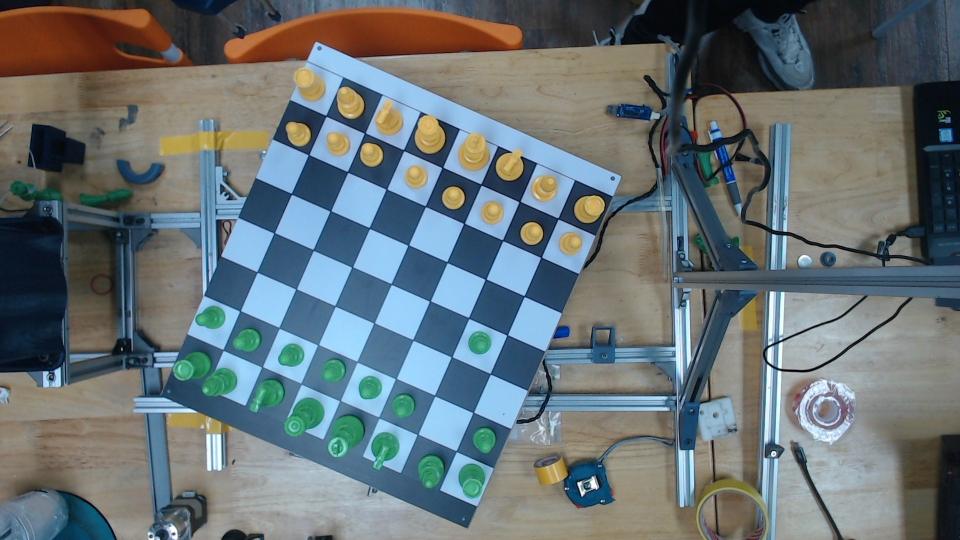
#> input picture test/1.jpg, 1920 x 1080 px (shown at 1/2 size)
$ python -i DetectionFunctions.py   (imports and definitions only)   (older library calls are emulated)
#> lines starting #> are read from the running program, lines starting #| are printed output that depends on the picture
#> further down, picture is the input picture: shape (1080, 1920, 3); mean B, G, R 117, 113.8, 103

import cv2  # For Sobel etc
import numpy as np
import matplotlib.pyplot as plt
import math
# [1 line not run here, left out]
plt.rcParams['image.cmap'] = 'jet'  # Default colormap is jet


# [313 lines left out: functions getBoardOutline, getUnwarpedPoints, getGrads, getBestLines, getMinSaddleDist, getIdentityGrid and 12 more, not called in this run]


def nonmax_sup(img, win=10):
    w, h = img.shape
#     img = cv2.blur(img, ksize=(5,5))
    img_sup = np.zeros_like(img, dtype=np.float64)
    for i, j in np.argwhere(img):
        # Get neigborhood
        ta = max(0, i-win)
        tb = min(w, i+win+1)
        tc = max(0, j-win)
        td = min(h, j+win+1)
        cell = img[ta:tb, tc:td]
        val = img[i, j]
        if cell.max() == val:
            img_sup[i, j] = val
    return img_sup


def pruneSaddle(s):
    thresh = 128
    score = (s > 0).sum()
    while (score > 10000):
        thresh = thresh*2
        s[s < thresh] = 0
        score = (s > 0).sum()


def getSaddle(gray_img):
    img = gray_img.astype(np.float64)
    gx = cv2.Sobel(img, cv2.CV_64F, 1, 0)
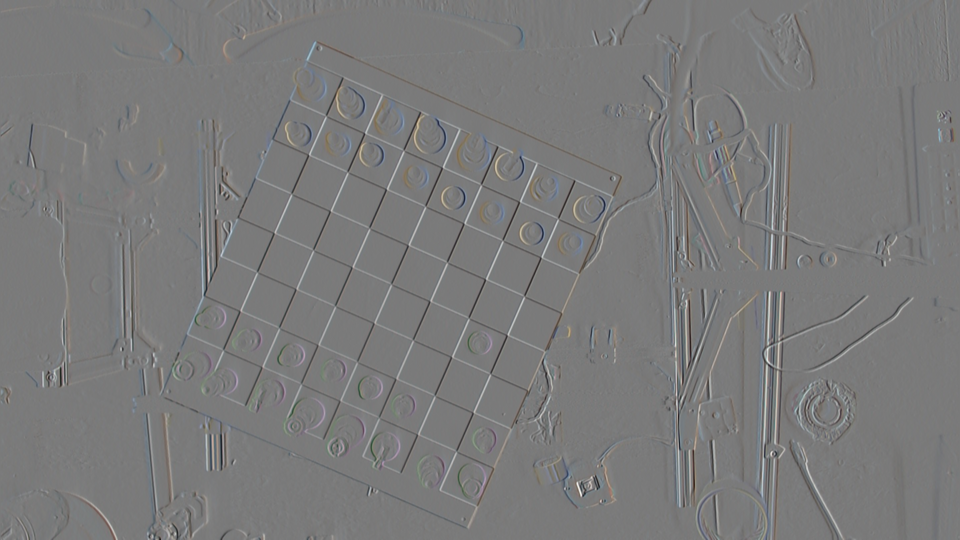
#> gx: shape (1080, 1920, 3) float64 (shown at 1/2 size); mean B, G, R 0, -0.1, -0.1; drawn with min black and max white
    gy = cv2.Sobel(img, cv2.CV_64F, 0, 1)
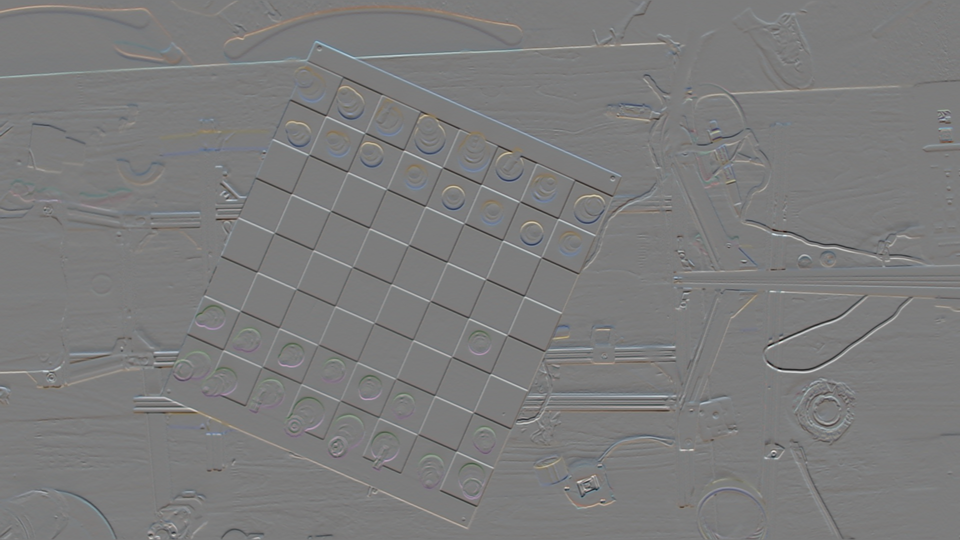
#> gy: shape (1080, 1920, 3) float64 (shown at 1/2 size); mean B, G, R 0.4, 0.5, 0.5; drawn with min black and max white
    gxx = cv2.Sobel(gx, cv2.CV_64F, 1, 0)
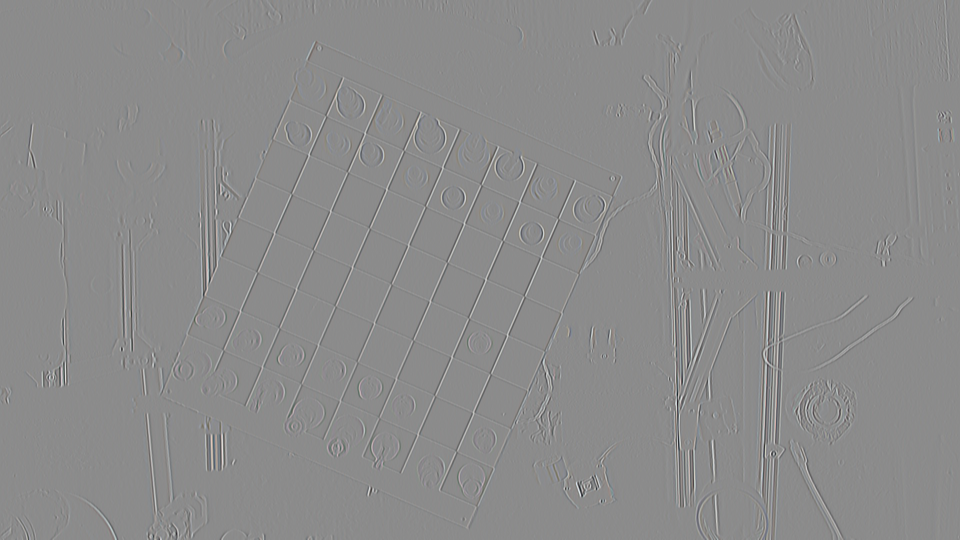
#> gxx: shape (1080, 1920, 3) float64 (shown at 1/2 size); mean B, G, R 0, 0, 0; drawn with min black and max white
    gyy = cv2.Sobel(gy, cv2.CV_64F, 0, 1)
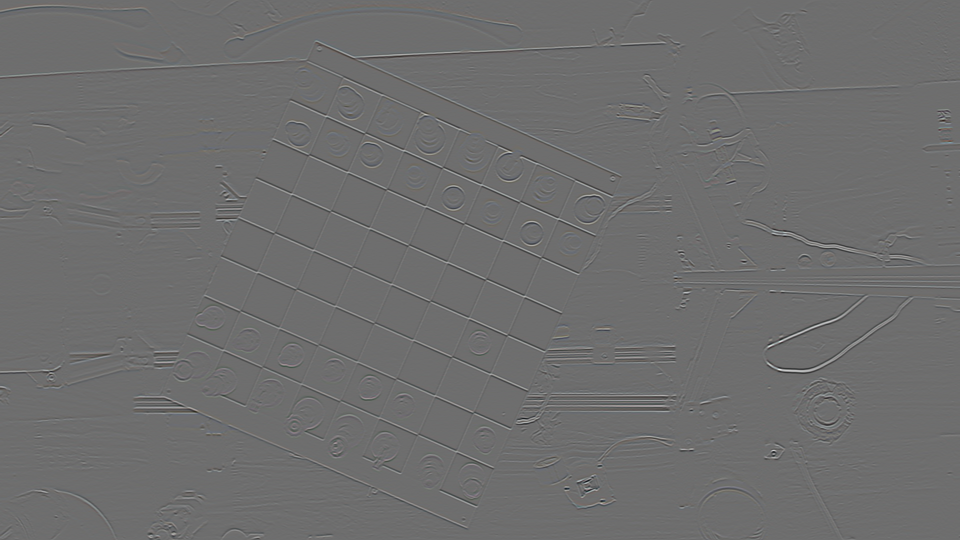
#> gyy: shape (1080, 1920, 3) float64 (shown at 1/2 size); mean B, G, R 0, 0, 0; drawn with min black and max white
    gxy = cv2.Sobel(gx, cv2.CV_64F, 0, 1)

    S = gxx*gyy - gxy**2
    return S


# [13 lines left out: function loadImage, not called in this run]


def findChessboard(img, min_pts_needed=15, max_pts_needed=25):
    blur_img = cv2.blur(img, (3, 3))  # Blur it
    saddle = getSaddle(blur_img)
    saddle = -saddle
    saddle[saddle < 0] = 0
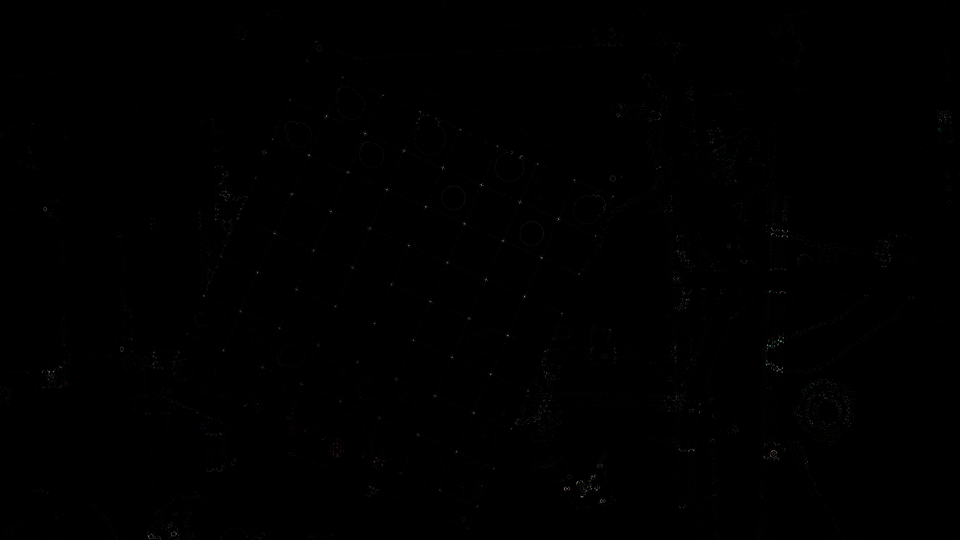
#> saddle: shape (1080, 1920, 3) float64 (shown at 1/2 size); mean B, G, R 3308.4, 3058.7, 3296.6; drawn with min black and max white
    pruneSaddle(saddle)
#> in pruneSaddle, `score = (s > 0).sum()`: score = 3545403
#> the loop in pruneSaddle, `while (score > 10000):` made 11 passes
#> (thresh, score) on passes 1 to 11: (256, 2232047), (512, 1689962), (1024, 1232692), (2048, 880489), (4096, 621799), (8192, 418536), (16384, 254519), (32768, 129980), (65536, 55494), (131072, 21353), (262144, 7168)
#> after the loop in pruneSaddle, `while (score > 10000):`: thresh = 262144
    s2 = nonmax_sup(saddle)
    s2[s2 < 100000] = 0
    spts = np.argwhere(s2)

    edges = cv2.Canny(img, 20, 250)
    # cv2.imshow('edges', edges)
    # cv2.waitKey(0)
    contours_all, hierarchy = getContours(img, edges)
    # print(contours_all, hierarchy)
    contours, hierarchy = pruneContours(contours_all, hierarchy, saddle)

    curr_num_good = 0
    curr_grid_next = None
    curr_grid_good = None
    curr_M = None

    for cnt_i in range(len(contours)):
        # print ("On Contour %d" % cnt_i)
        cnt = contours[cnt_i].squeeze()
        grid_curr, ideal_grid, M = getInitChessGrid(cnt)

        for grid_i in range(7):
            grid_curr, ideal_grid, _ = makeChessGrid(M, N=(grid_i+1))
            grid_next, grid_good = findGoodPoints(grid_curr, spts)
            num_good = np.sum(grid_good)
            # print('I %d (N=%d), num_good: %d of %d' % (grid_i, grid_i+1, num_good, grid_good.size))
            if num_good < 4:
                M = None
                # print ("Failed to converge on this one")
                break
            M, _ = generateNewBestFit(ideal_grid, grid_next, grid_good)
            # Check that a valid and reasonable M was returned
            if M is None or np.abs(M[0, 0] / M[1, 1]) > 15 or np.abs(M[1, 1] / M[0, 0]) > 15:
                #             if M is None:
                M = None
                # print ("Failed to converge on this one")
                break
        if M is None:
            continue
        elif num_good > curr_num_good:
            curr_num_good = num_good
            curr_grid_next = grid_next
            curr_grid_good = grid_good
            curr_M = M

        # If we found something with more than max needed, good enough to stop here
        if num_good > max_pts_needed:
            break

    # If we found something
    if curr_num_good > min_pts_needed:
        final_ideal_grid = getIdentityGrid(2+2*7)-7
        return curr_M, final_ideal_grid, curr_grid_next, curr_grid_good, spts
    else:
        return None, None, None, None, None


# [41 lines left out: functions line_intersection, slope_intercept, color_points, not called in this run]


def chunks(lst, n):
    return [lst[i:i + n] for i in range(0, len(lst), n)]

>>> import cv2
>>> picture = cv2.imread('test/1.jpg')
#> (the run stopped early here; a loop or call above may not have finished)

$ run again, on test/2.jpg
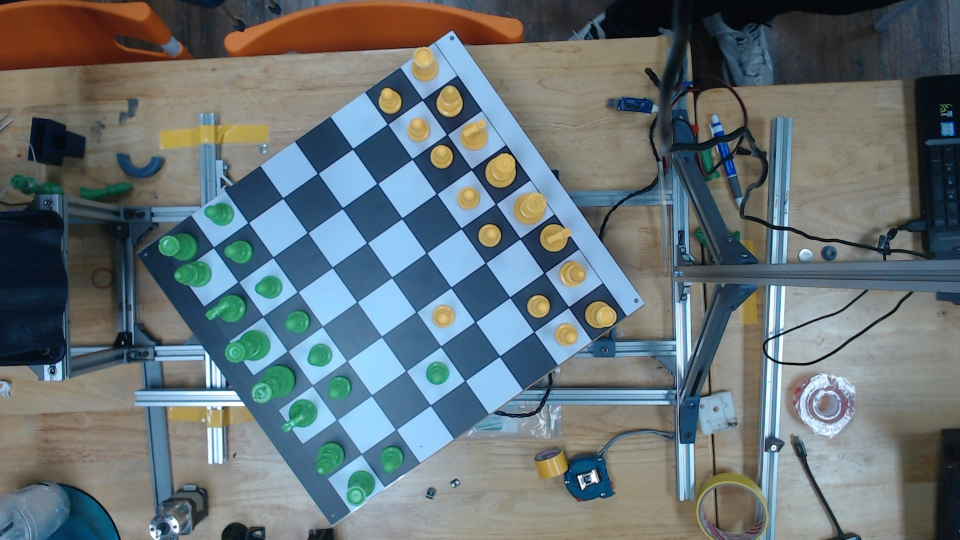
#> input picture test/2.jpg, 1920 x 1080 px (shown at 1/2 size)
#> picture is the input picture: shape (1080, 1920, 3); mean B, G, R 118.8, 114.5, 102.7
#> in getSaddle, `gyy = cv2.Sobel(gy, cv2.CV_64F, 0, 1)`:
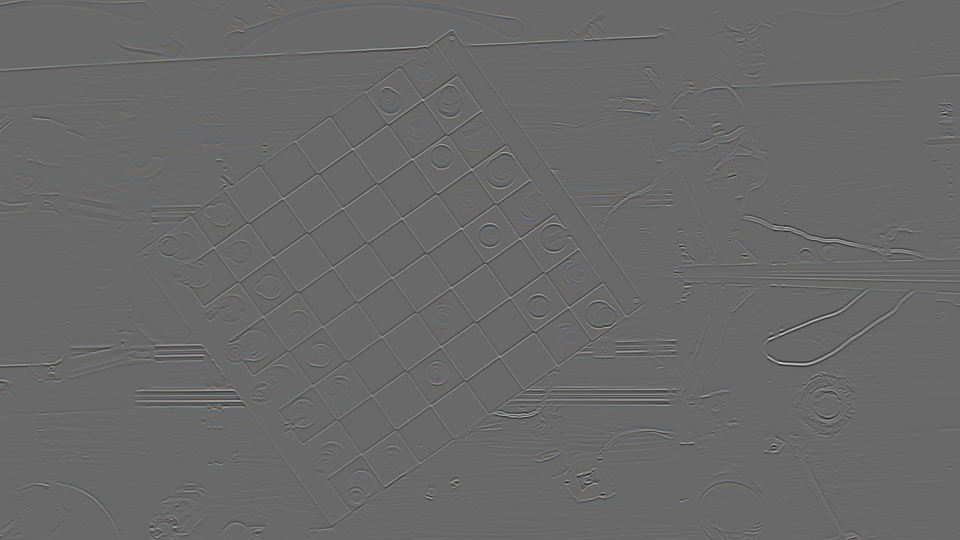
#> gyy: shape (1080, 1920, 3) float64 (shown at 1/2 size); mean B, G, R 0, 0, 0; drawn with min black and max white
#> in getSaddle, `gxy = cv2.Sobel(gx, cv2.CV_64F, 0, 1)`:
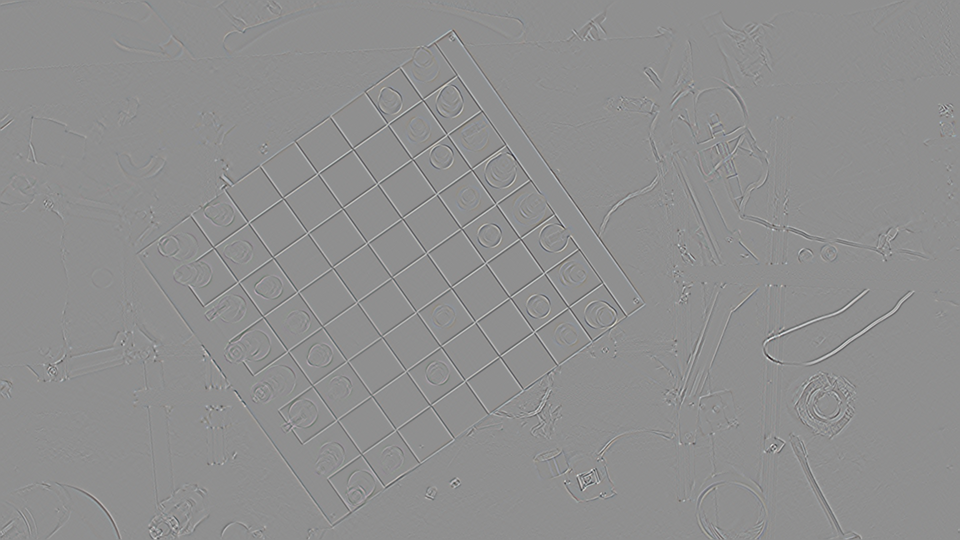
#> gxy: shape (1080, 1920, 3) float64 (shown at 1/2 size); mean B, G, R 0, 0, 0; drawn with min black and max white
#> in pruneSaddle, `score = (s > 0).sum()`: score = 3542117
#> the loop in pruneSaddle, `while (score > 10000):` made 11 passes
#> (thresh, score) on passes 1 to 8: (256, 2227291), (512, 1683066), (1024, 1223674), (2048, 871146), (4096, 613179), (8192, 411005), (16384, 248948), (32768, 128762)
#> after the loop in pruneSaddle, `while (score > 10000):`: thresh = 262144

$ run again, on test/3.jpg
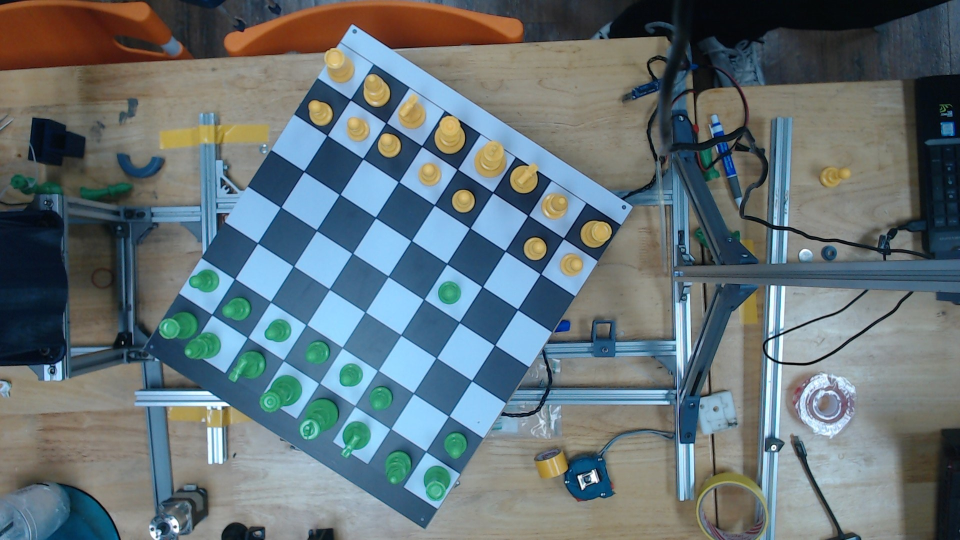
#> input picture test/3.jpg, 1920 x 1080 px (shown at 1/2 size)
#> picture is the input picture: shape (1080, 1920, 3); mean B, G, R 119.1, 114.3, 100.6
#> in getSaddle, `gxx = cv2.Sobel(gx, cv2.CV_64F, 1, 0)`:
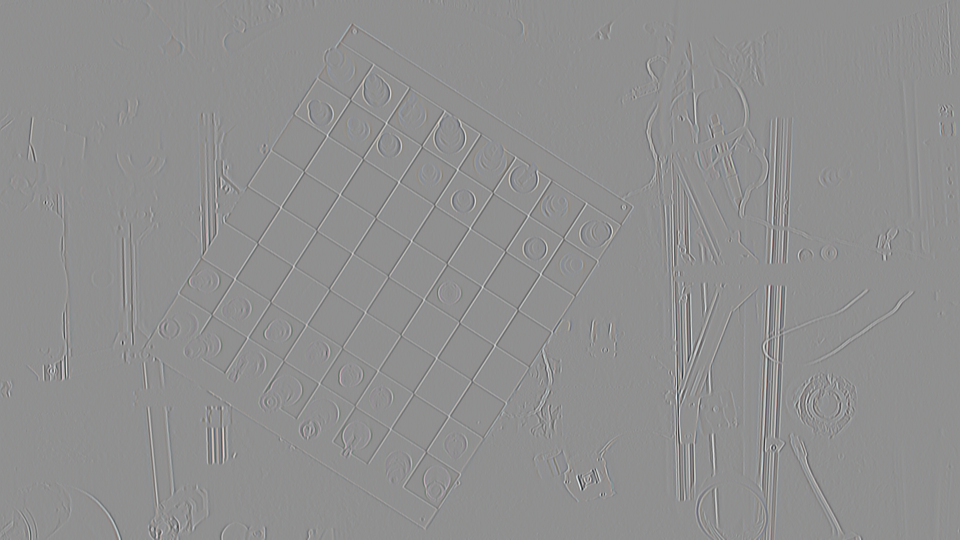
#> gxx: shape (1080, 1920, 3) float64 (shown at 1/2 size); mean B, G, R 0, 0, 0; drawn with min black and max white
#> in getSaddle, `gyy = cv2.Sobel(gy, cv2.CV_64F, 0, 1)`:
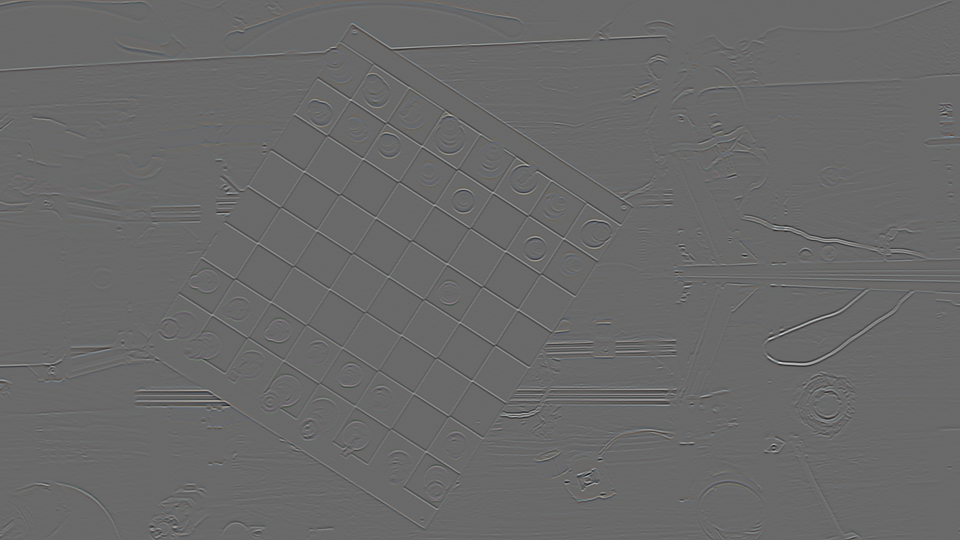
#> gyy: shape (1080, 1920, 3) float64 (shown at 1/2 size); mean B, G, R 0, 0, 0; drawn with min black and max white
#> in pruneSaddle, `score = (s > 0).sum()`: score = 3538958
#> the loop in pruneSaddle, `while (score > 10000):` made 11 passes
#> (thresh, score) on passes 1 to 8: (256, 2214674), (512, 1671092), (1024, 1213572), (2048, 863946), (4096, 607713), (8192, 406328), (16384, 245394), (32768, 124999)
#> after the loop in pruneSaddle, `while (score > 10000):`: thresh = 262144
